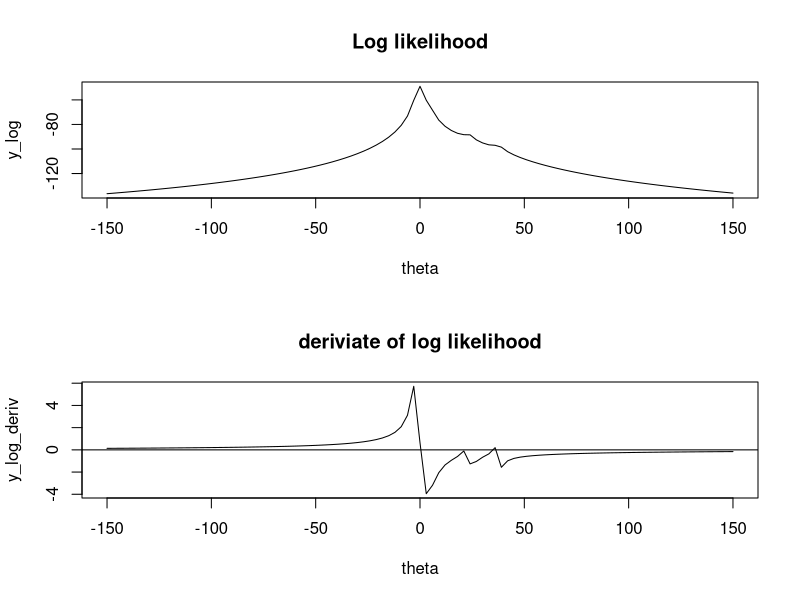
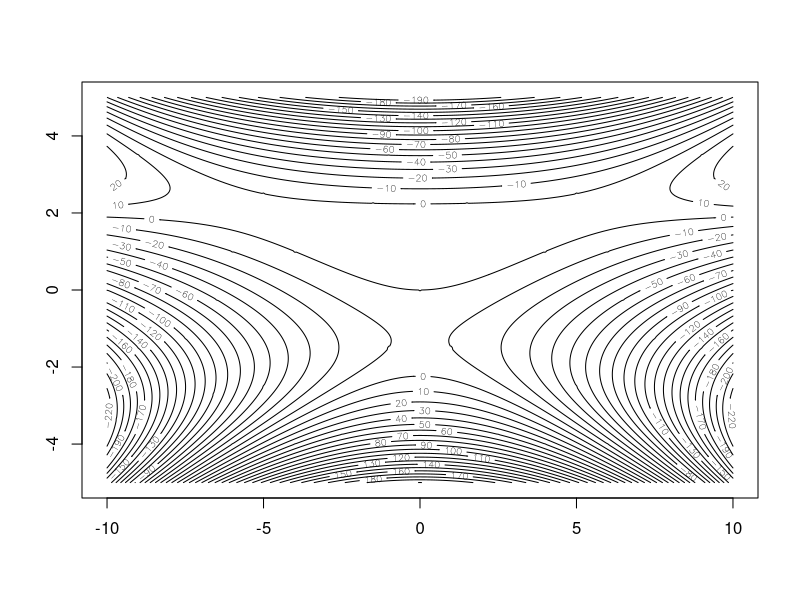
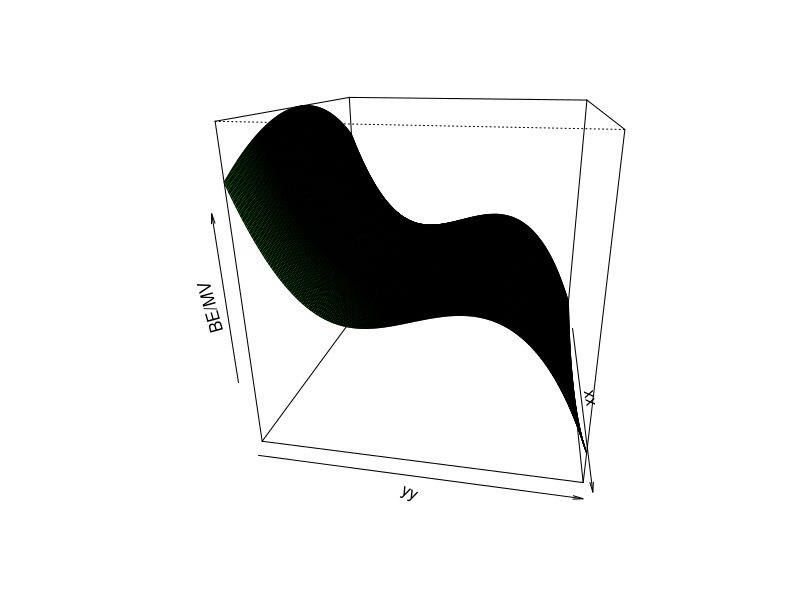
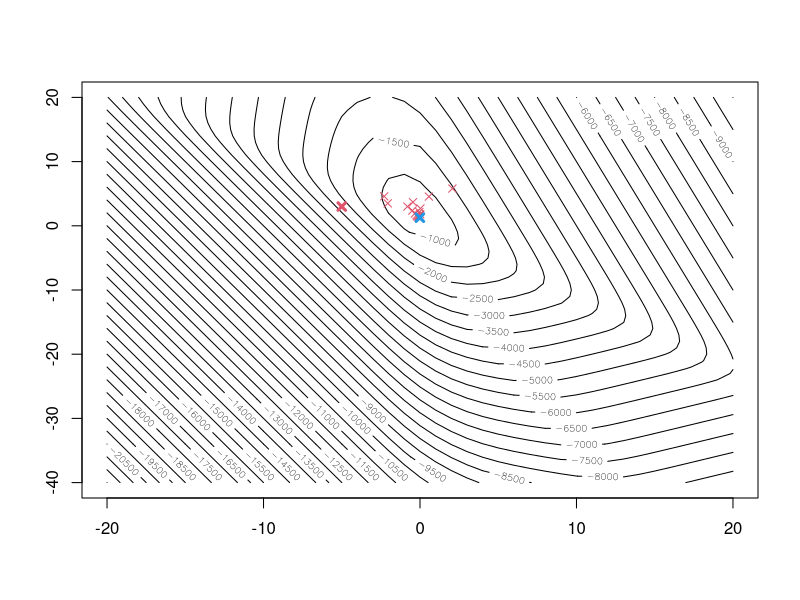

Source code (R) for these figures, in order:
### Optimisation algorithms                                         
### Masar Al-Mosawi                                       

#data
x<-c(0.72, 5.50, -2.21, -0.35, -0.67, 0.16, 23.64, 1.00, 1.06, -495.81, -1.98, 37.72)
m<-length(x)
#Define the functions
cachy_log<-function(x,theta)
{
  s<-(-12*log(pi))
  for (i in 1:m)
  {
    s<-s-log(1+(x[i]-theta)^2)
  }
  s
}
cachy_log_deriv<-function(x,theta)
{
  s<-0
  for (i in 1:m)
  {
    s<-s+2*(x[i]-theta)/(1+(x[i]-theta)^2)
  }
  s
}
cachy_log_deriv2<-function(x, theta)
{
  s<-0
  for (i in 1:m)
  {
    s<-s+(-2+2*(x[i]-theta)^2)/(1+(x[i]-theta^2))^2
  }
  s
}

#test of function
cachy_log(c(1:12),6)
cachy_log_deriv(c(1:12),6)
cachy_log_deriv2(c(1:12),6)


#Plot the functions
par(mfrow=c(2,1))
a<-150
theta<-seq(-a,a,2*a/100)
y_log=cachy_log(x,theta)
y_log_deriv=cachy_log_deriv(x,theta)
plot(theta,y_log, type = 'l', main='Log likelihood')
plot(theta,y_log_deriv, type='l', main='deriviate of log likelihood')
abline(0,0)

#Newton-Raphson method
Newton_raphson <- function(x0, eps=1e-8)
{
  result<-c()
  xt   <- x0
  epsilon <- 999
  while(epsilon>eps)
  {
    xt1 <- xt
    xt <- xt1-cachy_log_deriv(x,xt1)/cachy_log_deriv2(x,xt1)
    epsilon <- sum((xt-xt1)*(xt-xt1))
    result<-c(result,xt)
  }
  result
}
Newton_raphson(0.5)

#Define the function
gxy <- function(x)
{
  (-x[1]^2+10*x[2]-2*x[2]^3+1/2*x[1]^2*x[2])
}

# Produce a contour plot
x1grid <- seq(-10, 10, by=0.05)
x2grid <- seq(-5, 5, by=0.05)
dx1 <- length(x1grid)
dx2 <- length(x2grid)
dx  <- dx1*dx2
gx  <- matrix(rep(NA, dx), nrow=dx1)
for (i in 1:dx1)
  for (j in 1:dx2)
  {
    gx[i,j] <- gxy(c(x1grid[i],x2grid[j]))
  }
mgx <- matrix(gx, nrow=dx1, ncol=dx2)
par(mfrow=c(1,1))
contour(x1grid, x2grid, mgx, nlevels=34)

#3D-plot
gxy_plot <- function(x,y)
{
  (-x^2+10*y-2*y^3+1/2*x^2*y)
}
xx<-seq(-10,10,0.1)
yy<-seq(-10,10,0.1)
par(mfrow=c(1,1))
persp(xx, yy, z=outer(xx,yy,gxy_plot), theta=100, zlab='BE/MV',phi=20, col="green", shade=0.1)

#eigenvalues for Hessian matrices
H1=matrix(c(sqrt(5/3)-2, 0, 0, -12*sqrt(5/3)), nrow=2, ncol=2, byrow=TRUE)
H2=matrix(c(-sqrt(5/3)-2, 0, 0, 12*sqrt(5/3)), nrow=2, ncol=2, byrow=TRUE)
H3=matrix(c(0, 2*sqrt(7), 2*sqrt(7), -12*2), nrow=2, ncol=2, byrow=TRUE)
H4=matrix(c(0, -2*sqrt(7), -2*sqrt(7), -12*2), nrow=2, ncol=2, byrow=TRUE)
eigen(H1)
eigen(H2)
eigen(H3)
eigen(H4)

#Define the functions
#constants
k=100
n=10*k
x<-rep(c(0,0,0,0.1,0.1,0.3,0.3,0.9,0.9,0.9), times=k)
y<-rep(c(0,0,1,0,1,1,1,0,1,1), times=k)

h<-function(b)
{
  s <- exp(b[1]+x*b[2])
  sum(y*log(s)-log(1+s))
}
hd_b1<-function(b)
{
  s <- exp(b[1]+x*b[2])
  sum(y-s/(1+s))
}
hd_b2<-function(b)
{
  s <- exp(b[1]+x*b[2])
  sum(y*x-x*s/(1+s))
}
hgradient <- function(b)
{
  c(hd_b1(b),hd_b2(b))
}

#test function
hd_b1(c(0.2,0.1))
hd_b2(c(0.2,0.1))
h(c(0.2,0.1))

# Produce a contour plot
x1grid <- seq(-20, 20, by=1)
x2grid <- seq(-40, 20, by=1)
dx1 <- length(x1grid)
dx2 <- length(x2grid)
dx  <- dx1*dx2
gx  <- matrix(rep(NA, dx), nrow=dx1)
for (i in 1:dx1)
  for (j in 1:dx2)
  {
    gx[i,j] <- h(c(x1grid[i],x2grid[j]))
  }
mgx <- matrix(gx, nrow=dx1, ncol=dx2)
par(mfrow=c(1,1))
contour(x1grid, x2grid, mgx, nlevels=34)

#Steepest ascent function:
steepestasc <- function(x0, eps=1e-8, alpha0=0.1)
{
  xt   <- x0
  conv <- 999
  points(xt[1], xt[2], col=2, pch=4, lwd=3)
  while(conv>eps)
  {
    alpha <- alpha0
    xt1   <- xt
    xt    <- xt1 + alpha*hgradient(xt1)
    while (h(xt)<h(xt1))
    {
      alpha <- alpha/2
      xt    <- xt1 + alpha*hgradient(xt1)
    }
    points(xt[1], xt[2], col=2, pch=4, lwd=1)
    conv <- sum((xt-xt1)*(xt-xt1))
  }
  points(xt[1], xt[2], col=4, pch=4, lwd=3)
  xt
}
time<-proc.time()
steepestasc(c(-5,3))
proc.time()-time

#GLM
#x<-c(0,0,0,0.1,0.1,0.3,0.3,0.9,0.9,0.9)
#y<-c(0,0,1,0,1,1,1,0,1,1)
glm_model<-glm(y~x, family=binomial)
summary(glm_model)